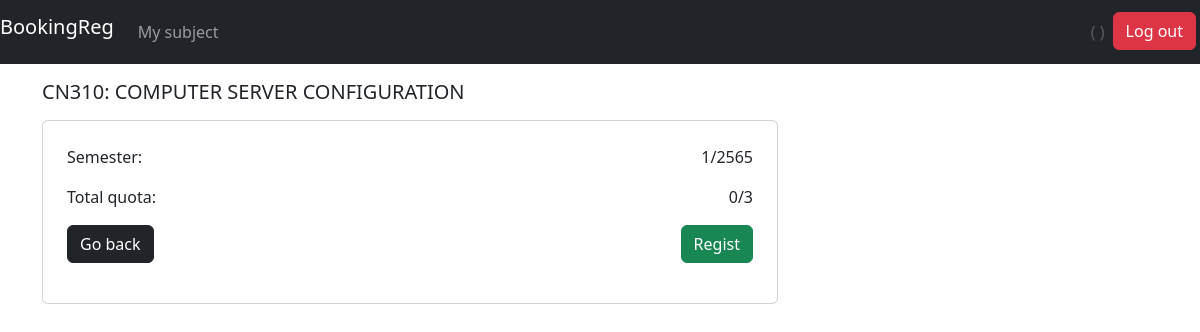
Screenshot of /regist/detail/1 with the database file from the repository.
### regist/models.py (models this page shows, shortened)
class Subject(models.Model):
    code = models.CharField(max_length=5)
    name = models.CharField(max_length=50)
    semester = models.IntegerField()
    year = models.IntegerField()
    max_cap = models.IntegerField()
    status = models.BooleanField()

### regist/views.py (the view)
# urls.py: path('detail/<int:subject_id>', views.subject, name='subject'),
def subject(request, subject_id):
    student = Student.objects.filter(username=request.user.username).first()
    subject = Subject.objects.get(id=subject_id)
    regists = Register.objects.filter(subject=subject).all()
    registed = Register.objects.filter(student=student, subject=subject).first()
    return render(request, 'regist/subject.html', {
        'subject': subject,
        'count': len(regists),
        'registed': registed
    })

### regist/templates/regist/subject.html
{% extends 'regist/layout.html' %}
{% block body %}
<div class="container-fluid">
    <div class="container">
        <div class="d-flex justify-content-between align-items-center py-3">
            <h2 class="h5 mb-0"><a href="" class="text-muted"></a>{{ subject.code }}: {{ subject.name }}</h2>
        </div>
        <div class="row">
            <div class="col-lg-8">
                <div class="card mb-4">
                    <div class="card-body">
                    <table class="table table-borderless">
                        <tr>
                            <td colspan="2">Semester:</td>
                            <td class="text-end">{{ subject.semester }}/{{ subject.year }}</td>
                        </tr>
                        <tr>
                            <td colspan="2">Total quota:</td>
                            <td class="text-end">{{ count }}/{{ subject.max_cap }}</td>
                        </tr>
                        <tr>
                            {% if registed %}
                            <td colspan="2"><a class="btn btn-dark text-white"href="{% url 'regist:mysubject' %}">Go back</a></td>
                            <td class="text-end"><a class="btn btn-danger" href="{% url 'regist:removesubject' subject.id %}">Remove</a></td>
                            {% else %}
                                {% if count < subject.max_cap %}
                                <td colspan="2"><a class="btn btn-dark text-white"href="{% url 'regist:index' %}">Go back</a></td>
                                <td class="text-end"><a class="btn btn-success" href="{% url 'regist:register' subject.id %}">Regist</a></td>
                                {% else %}
                                <td colspan="2"><a class="btn btn-dark text-white"href="{% url 'regist:index' %}">Go back</a></td>
                                <td class="text-end"><a class="btn btn-secondary disabled" href="{% url 'regist:register' subject.id %}">Regist</a></td>
                                {% endif %}
                            {% endif %}
                        </tr>
                    </table>
                </div>
             </div>
        </div>
    </div>
</div>
{% endblock %}

### rows the page displays
Subject: code "CN310", name "COMPUTER SERVER CONFIGURATION", semester "1", year "2565", max_cap "3"

### other values shown
{{ count }} "0"
